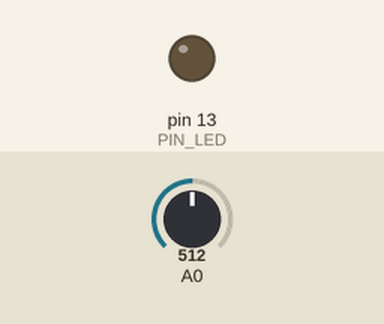
Recording of a sketch running on a simulated Arduino Uno, built with avr-gcc and run on an emulated ATmega328P. Shown: output pins drawn as LEDs (lit = HIGH). The inputs (shaded band) are chosen by the test bench; at power-on: A0 = 512. What the sketch prints to the serial monitor is not drawn.

Above: at 1.2 s.
1.3 s: A0 set to 716
Timing chart, 0 to 4.3 s (numbered marks = the images above; inputs shaded):
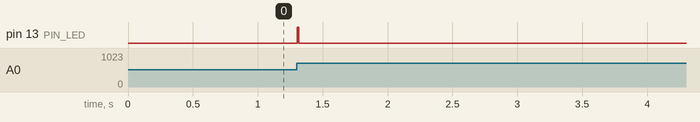

The sketch:

sleep_music.ino
```cpp
#include <SoftwareSerial.h>
#include "pitches.h"

SoftwareSerial mySerial(3, 2); // RX, TX

//#define  PIN_MUSIC 3
#define PIN_LED 13

#define DEBUG

#define SAMPLING_FREQ 50    // in Hz 20
#define SAMPLING_MAX  151    // 51sampling to find the last max, typically 2x freq

// notes in the melody:


int melody[] = {NOTE_E3, NOTE_E3, NOTE_F3, NOTE_G3, NOTE_G3, NOTE_F3, NOTE_E3, NOTE_D3,
                NOTE_C3, NOTE_C3, NOTE_D3, NOTE_E3, NOTE_E3, NOTE_D3, NOTE_D3, 0x00,
                NOTE_E3, NOTE_E3, NOTE_F3, NOTE_G3, NOTE_G3, NOTE_F3, NOTE_E3, NOTE_D3,
                NOTE_C3, NOTE_C3, NOTE_D3, NOTE_E3, NOTE_D3, NOTE_C3, NOTE_C3, 0x00           };


unsigned long tone_last_played;
boolean is_Tone_ON;

void setup() {

  // Set MIDI baud rate:
  Serial.begin(9600);
  mySerial.begin(31250);

  pinMode(PIN_LED, OUTPUT);
}

#define NUM_INTERVALS 3

// ============== LOOP ====================
void loop() {
  static unsigned long last_time_beat, last_time_play_music;
  static int sig[3], sig_index;
  static boolean is_Tone_ON = false;
  static float heartbeat;

  unsigned long millis_cur = millis();

  sig_index  = (sig_index + 1) % 3;
  int index0 = (sig_index + 1) % 3;
  int index1 = (sig_index + 2) % 3;
  sig[sig_index] = analogRead(A0);
  //int deriv = sig[sig_index] - sig[index1];
  int deriv2 = 2*sig[sig_index] - sig[index0] - sig[index1];


  //Serial.print(sig[sig_index]); Serial.print(",");
  //Serial.print(deriv2); Serial.print(",");
  Serial.print(sig[sig_index]);
  //Serial.print(heartbeat);
  Serial.println();


  if ( 2*deriv2 > Get_Max(deriv2) )     {
    if ( (millis_cur - last_time_beat) > 500)     {

      is_Tone_ON = true;

      digitalWrite(PIN_LED, HIGH);
      delay(10);
      Play_Music();
      heartbeat = 60000.0 / (millis_cur - last_time_beat);

      last_time_beat = millis_cur;
    }
  } else if ( (millis_cur-tone_last_played) > 300 && is_Tone_ON) { // stop the tone
    // stop the tone playing:
    digitalWrite(PIN_LED, LOW);
    //noNote();
    is_Tone_ON = false;
  }
}   // ============= end of LOOP =============


// ==================== Play music ===================

void Play_Music() {
  int arraysize = sizeof(melody)/sizeof(melody[0]);
  static int note_index;

  note_index = (note_index + 1) % arraysize;

  //mySerial.write(0x90);       // command
  mySerial.write(0x90);       // command
  mySerial.write(melody[note_index]);    // note
  //mySerial.write(0x45);   // velocity
  mySerial.write(0x35);   // velocity
}
void noNote() {
  mySerial.write(0x90);       // command
  mySerial.write(0x01);    // note
  mySerial.write(0x01);   // velocity
}


// ============= get max values to detect pulse peak ======

int Get_Max(int newval) {
  static byte index;
  static int arr[SAMPLING_MAX];
  arr[index] = newval;
  int tmpmax = -10000;
  for (byte nn = 0 ; nn < SAMPLING_MAX ; nn++) {
    if (arr[nn] > tmpmax) {
      tmpmax = arr[nn];
    }
  }
  index = (index + 1) % (SAMPLING_MAX);
  return tmpmax;
}
```

Measured:
- after the input at 1.3 s, pin 13 (PIN_LED): LOW → HIGH at once, → LOW 0.01 s later
